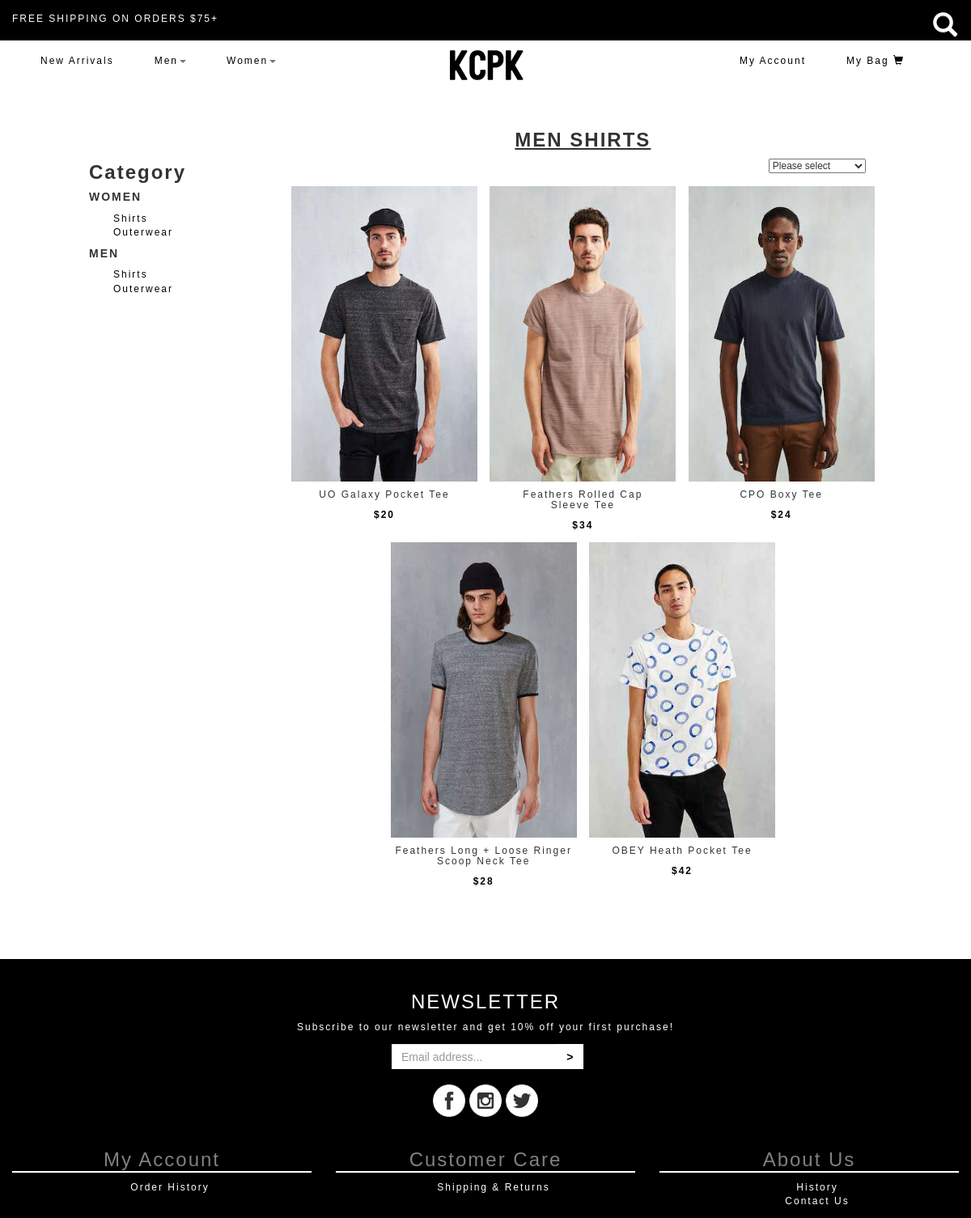
/index.php/products/menTees, run on the app's committed database.
### tables this page shows
CREATE TABLE `products` (
  `id` int(11) NOT NULL AUTO_INCREMENT,
  `name` varchar(45) DEFAULT NULL,
  `gender` varchar(45) DEFAULT NULL,
  `description` varchar(255) DEFAULT NULL,
  `price` float DEFAULT NULL,
  `type` varchar(45) DEFAULT NULL,
  `color` varchar(45) DEFAULT NULL,
  `created_at` datetime DEFAULT NULL,
  `updated_at` datetime DEFAULT NULL,
  `front_image_filename` varchar(45) DEFAULT NULL,
  `back_image_filename` varchar(45) DEFAULT NULL,
  PRIMARY KEY (`id`)
);

### application/controllers/Products.php (called while the page is built, shortened)
<?php
class Products extends CI_Controller {
	public function menTees()
	{
		$this->load->model('Product');
		$products['menTees'] = $this->Product->getMTees();
		$this->load->view('MenTees', $products);
	}
}

### index.php (called while the page is built, shortened)
<?php
require_once BASEPATH.'core/CodeIgniter.php';

### application/models/Product.php (called while the page is built, shortened)
<?php
class Product extends CI_Model {
	public function getMTees(){
		$query = "select * from products where products.gender = 'men' AND products.type = 'shirt' ";
		return $this->db->query($query)->result_array();
	}
}

### application/views/MenTees.php (the view, shortened to what this page needs)
<!DOCTYPE html>
<html>
<head>
</head>
<body>
<div id='container'>
    <div class='categories'>
        <h3 class="category">Category</h3>
        <h5 class="category">WOMEN</h5>
        <ul>
            <li><a class="type" href="/products/womenTees">Shirts</a></li>
            <li><a class="type" href="/products/womenOuterwears">Outerwear</a></li>
        </ul>
        <h5 class="category">MEN</h5>
        <ul>
            <li><a class="type" href="/products/menTees">Shirts</a></li>
            <li><a class="type" href="/products/outerwear">Outerwear</a></li>
        </ul>
</div>
<div class="rightSide">
    <p><h3 class="page_title">MEN SHIRTS</h3>
    <form action = '/Products/sortMenTees' method = "POST" >
        <label class="label">SORT BY:</label>
        <select class="turnintodropdown" name ="sort_by" onchange='this.form.submit()'>
            <option>Please select</option>
        </select>
    </p>
<div class="classContent">
<?php
			foreach($menTees as $shirt ){
		?>
			<div class="product">
				<a href="/itemDetails/<?=$shirt['id']?>"><img id = '<?= $shirt['id'] ?>' class="picSize" src="/assets/currentProducts/<?= $shirt['front_image_filename']?>" alt="Tee 1" data-alt-src='/assets/currentProducts/<?= $shirt['back_image_filename']?>'/></a>
				<h6><?= $shirt['name']?></h6>
				<p class='bold'>$<?= $shirt['price'] ?></p>
			</div>
		<?php
			}
		?>
</div>
		</div>
	</div>
</body>
</html>

### assets/home_view_style.css (style rules this page uses)
* { margin:0px; padding:0px; }
body { font-family: "Karla", Arial, Helvetica, sans-serif; font-size: 1.2em; letter-spacing: 2px; }
#container { margin-left:5%; }
p { color: black;z margin-left: 30px; }
a { color: white; }
body { padding: 10px 0px 0px; }

### application/views/MenTees.php (style rules this page uses)
* { padding: 0px; margin: 0px; }
#container { width: 1100px; margin: 130px 0px 0px 70px; }
.categories { height: 400px; width: 190px; display: inline-block; vertical-align: top; margin-left: 10px; margin-top: 40px; }
.rightSide { display: inline-block; vertical-align: top; width: 890px; }
.classContent { text-align: center; }
.product { width: 230px; height: 430px; text-align: center; display:inline-block; margin: 5px; vertical-align: top; }
.picSize { height: 365px; width: 230px; }
.bold { font-weight: bold; }
ul { list-style: none; }
li { margin-left: 20px; }
.page_title { text-align: center; font-weight: bolder; text-decoration: underline; }
.label { margin-left: 600px; }
.category { margin-left: 30px; font-weight: bolder; }
.type { margin-left: 40px; color: black; }

### data on the page
products: front_image_filename (picture), name "UO Galaxy Pocket Tee", price "20"
products: front_image_filename (picture), name "Feathers Rolled Cap Sleeve Tee", price "34"
products: front_image_filename (picture), name "CPO Boxy Tee", price "24"
products: front_image_filename (picture), name "Feathers Long + Loose Ringer Scoop Neck Tee", price "28"
products: front_image_filename (picture), name "OBEY Heath Pocket Tee", price "42"
